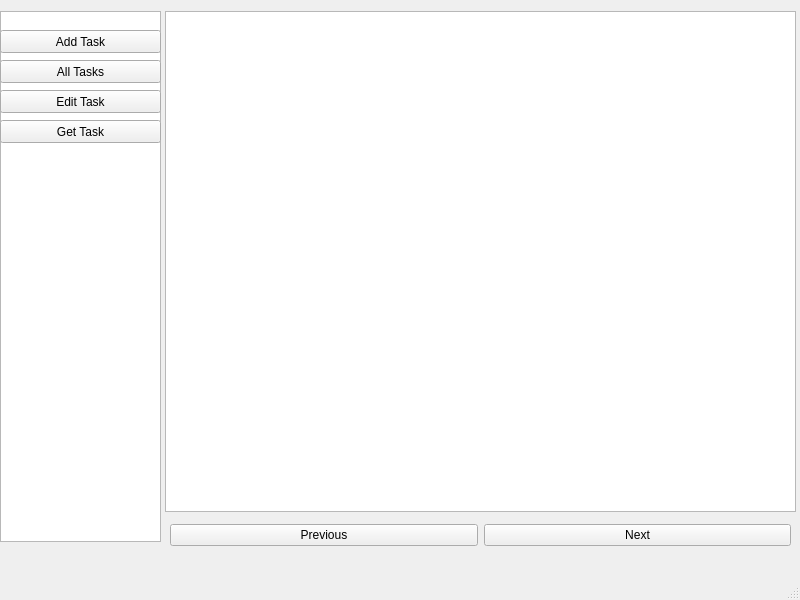
<?xml version="1.0" encoding="UTF-8"?>
<ui version="4.0">
 <class>MainWindow</class>
 <widget class="QMainWindow" name="MainWindow">
  <property name="geometry">
   <rect>
    <x>0</x>
    <y>0</y>
    <width>800</width>
    <height>600</height>
   </rect>
  </property>
  <property name="windowTitle">
   <string>MainWindow</string>
  </property>
  <widget class="QWidget" name="centralwidget">
   <widget class="QListWidget" name="listWidget">
    <property name="geometry">
     <rect>
      <x>0</x>
      <y>11</y>
      <width>161</width>
      <height>531</height>
     </rect>
    </property>
   </widget>
   <widget class="QPushButton" name="pushButton">
    <property name="geometry">
     <rect>
      <x>0</x>
      <y>30</y>
      <width>161</width>
      <height>23</height>
     </rect>
    </property>
    <property name="text">
     <string>Add Task</string>
    </property>
   </widget>
   <widget class="QPushButton" name="pushButton_2">
    <property name="geometry">
     <rect>
      <x>0</x>
      <y>60</y>
      <width>161</width>
      <height>23</height>
     </rect>
    </property>
    <property name="text">
     <string>All Tasks</string>
    </property>
   </widget>
   <widget class="QListWidget" name="listWidget_2">
    <property name="geometry">
     <rect>
      <x>165</x>
      <y>11</y>
      <width>631</width>
      <height>501</height>
     </rect>
    </property>
   </widget>
   <widget class="QPushButton" name="pushButton_3">
    <property name="geometry">
     <rect>
      <x>0</x>
      <y>90</y>
      <width>161</width>
      <height>23</height>
     </rect>
    </property>
    <property name="text">
     <string>Edit Task</string>
    </property>
   </widget>
   <widget class="QPushButton" name="pushButton_4">
    <property name="geometry">
     <rect>
      <x>0</x>
      <y>120</y>
      <width>161</width>
      <height>23</height>
     </rect>
    </property>
    <property name="text">
     <string>Get Task</string>
    </property>
   </widget>
   <widget class="QWidget" name="horizontalLayoutWidget">
    <property name="geometry">
     <rect>
      <x>170</x>
      <y>520</y>
      <width>621</width>
      <height>31</height>
     </rect>
    </property>
    <layout class="QHBoxLayout" name="horizontalLayout">
     <item>
      <widget class="QPushButton" name="pushButton_6">
       <property name="text">
        <string>Previous</string>
       </property>
      </widget>
     </item>
     <item>
      <widget class="QPushButton" name="pushButton_5">
       <property name="text">
        <string>Next</string>
       </property>
      </widget>
     </item>
    </layout>
   </widget>
  </widget>
  <widget class="QMenuBar" name="menubar">
   <property name="geometry">
    <rect>
     <x>0</x>
     <y>0</y>
     <width>800</width>
     <height>21</height>
    </rect>
   </property>
  </widget>
  <widget class="QStatusBar" name="statusbar"/>
 </widget>
 <resources/>
 <connections/>
</ui>
